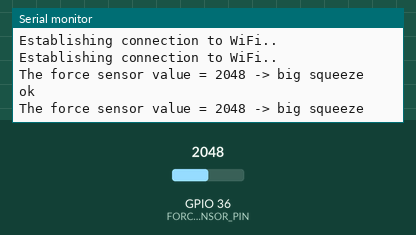
Bench run of a sketch on a simulated ESP32. Shown: the last lines printed to the serial monitor. The inputs (shaded band) are chosen by the test bench; at power-on: GPIO 36 (FORCE_SENSOR_PIN) = 2048. WiFi joins after 1.5 s; servers stay silent unless stated.

Above: at 3.2 s.
3.3 s: GPIO 36 (FORCE_SENSOR_PIN) set to 760
At 5.1 s:
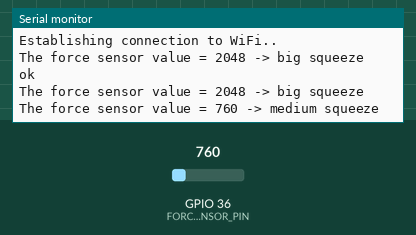
6.8 s: GPIO 36 (FORCE_SENSOR_PIN) set to 491
At 8.2 s:
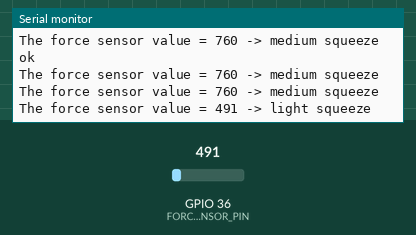
9.9 s: GPIO 36 (FORCE_SENSOR_PIN) set to 160
At 11.4 s:
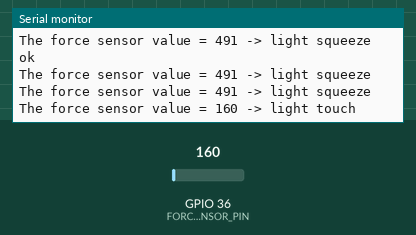
13.1 s: GPIO 36 (FORCE_SENSOR_PIN) set to 0
At 14.5 s:
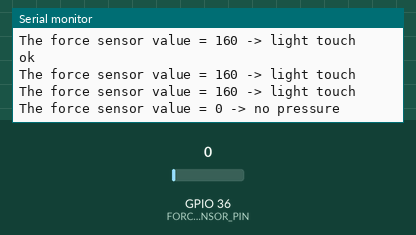

Measured:
- after the input at 3.3 s, the serial monitor: prints a new line after 0.85 s (image 1)
- after the input at 6.8 s, the serial monitor: prints a new line after 0.51 s (image 2)
- after the input at 9.9 s, the serial monitor: prints a new line after 0.56 s (image 3)
- after the input at 13.1 s, the serial monitor: prints a new line after 0.51 s (image 4)

The sketch:

force_sensor_code.ino
```cpp
/*
 * This ESP32 code is created by esp32io.com
 *
 * This ESP32 code is released in the public domain
 *
 * For more detail (instruction and wiring diagram), visit https://esp32io.com/tutorials/esp32-force-sensor
 */
#include <WiFi.h>
#include <Firebase_ESP_Client.h>

//Provide the token generation process info.
#include "addons/TokenHelper.h"
#define FORCE_SENSOR_PIN 36 // ESP32 pin GIOP36 (ADC0): the FSR and 10K pulldown are connected to A0
#define WIFI_SSID "loki"
#define WIFI_PASSWORD "loki1234"
#define API_KEY "AIzaSyC8rx-SjrOH63Q0htxWBu-v_xWLJrbjiC8"
#define FIREBASE_PROJECT_ID "iotproject-a9f1b"
#define USER_EMAIL "selvakul@tcd.ie"
#define USER_PASSWORD "selvakul@tcd.ie"

FirebaseData fbdo;
FirebaseAuth auth;
FirebaseConfig configF;
FirebaseJson content;
int previousReading = 0;

void setup() {
  Serial.begin(115200);
  WiFi.begin(WIFI_SSID, WIFI_PASSWORD);

  while (WiFi.status() != WL_CONNECTED) {
    delay(1000);
    Serial.println("Establishing connection to WiFi..");
  }

  configF.api_key = API_KEY;

  auth.user.email = USER_EMAIL;
  auth.user.password = USER_PASSWORD;

  //configF.token_status_callback = FirestoreTokenStatusCallback;

  Firebase.begin(&configF, &auth);
}

void loop() {
  int analogReading = analogRead(FORCE_SENSOR_PIN);

  Serial.print("The force sensor value = ");
  Serial.print(analogReading); // print the raw analog reading

  if (analogReading < 10)       // from 0 to 9
    Serial.println(" -> no pressure");
  else if (analogReading < 200) // from 10 to 199
    Serial.println(" -> light touch");
  else if (analogReading < 500) // from 200 to 499
    Serial.println(" -> light squeeze");
  else if (analogReading < 800) // from 500 to 799
    Serial.println(" -> medium squeeze");
  else // from 800 to 1023
    Serial.println(" -> big squeeze");

  delay(1000);

  if(WiFi.status() == WL_CONNECTED && Firebase.ready() && previousReading != analogReading){
    String documentPath = "iot/iotrix";
    previousReading = analogReading;
    content.set("fields/waterPressure/doubleValue", String(analogReading).c_str());

    if(Firebase.Firestore.patchDocument(&fbdo, FIREBASE_PROJECT_ID, "", documentPath.c_str(), content.raw(), "waterPressure")){
      Serial.printf("ok\n%s\n\n", fbdo.payload().c_str());
      return;
    }else{
      Serial.println(fbdo.errorReason());
    }

    if(Firebase.Firestore.createDocument(&fbdo, FIREBASE_PROJECT_ID, "", documentPath.c_str(), content.raw())){
      Serial.printf("ok\n%s\n\n", fbdo.payload().c_str());
      return;
    }else{
      Serial.println(fbdo.errorReason());
    }
}
}
```
